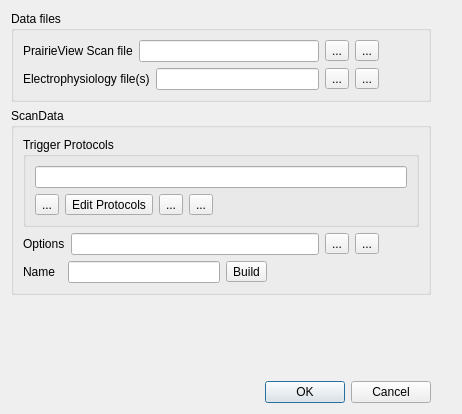
<?xml version="1.0" encoding="UTF-8"?>
<ui version="4.0">
 <class>Dialog</class>
 <widget class="QDialog" name="Dialog">
  <property name="geometry">
   <rect>
    <x>0</x>
    <y>0</y>
    <width>462</width>
    <height>414</height>
   </rect>
  </property>
  <property name="windowTitle">
   <string>Import PrairieView</string>
  </property>
  <layout class="QGridLayout" name="gridLayout_4">
   <item row="0" column="0">
    <widget class="QGroupBox" name="dataFilesGroupBox">
     <property name="title">
      <string>Data files</string>
     </property>
     <layout class="QGridLayout" name="gridLayout_2">
      <item row="0" column="0">
       <layout class="QVBoxLayout" name="verticalLayout_2">
        <item>
         <layout class="QHBoxLayout" name="horizontalLayout">
          <item>
           <widget class="QLabel" name="label">
            <property name="text">
             <string>PrairieView Scan file</string>
            </property>
           </widget>
          </item>
          <item>
           <widget class="QLineEdit" name="pvScanFileNameLineEdit">
            <property name="sizePolicy">
             <sizepolicy hsizetype="Expanding" vsizetype="Fixed">
              <horstretch>1</horstretch>
              <verstretch>0</verstretch>
             </sizepolicy>
            </property>
            <property name="toolTip">
             <string>PV Scan XML file name</string>
            </property>
            <property name="statusTip">
             <string>PV Scan XML file name</string>
            </property>
            <property name="whatsThis">
             <string>&lt;html&gt;&lt;head/&gt;&lt;body&gt;&lt;p&gt;XML file output by PrairieView, which contains PVScan information&lt;/p&gt;&lt;/body&gt;&lt;/html&gt;</string>
            </property>
            <property name="clearButtonEnabled">
             <bool>true</bool>
            </property>
           </widget>
          </item>
          <item>
           <widget class="QToolButton" name="pvScanFileChooserToolButton">
            <property name="toolTip">
             <string>Open PrairieView Scan file</string>
            </property>
            <property name="statusTip">
             <string>Open PrairieView Scan file</string>
            </property>
            <property name="whatsThis">
             <string>Open PrairieView Scan file</string>
            </property>
            <property name="text">
             <string>...</string>
            </property>
            <property name="icon">
             <iconset theme="document-open">
              <normaloff>.</normaloff>.</iconset>
            </property>
           </widget>
          </item>
          <item>
           <widget class="QToolButton" name="pvScanImportFromWorkspaceToolButton">
            <property name="toolTip">
             <string>Import PrairieView Scan object</string>
            </property>
            <property name="statusTip">
             <string>Import PrairieView Scan object</string>
            </property>
            <property name="whatsThis">
             <string>&lt;html&gt;&lt;head/&gt;&lt;body&gt;&lt;p align=&quot;justify&quot;&gt;Import PVScan object from  workspace, or create and import a PVScan  from an appropriate XML DOM document in the workspace,&lt;/p&gt;&lt;/body&gt;&lt;/html&gt;</string>
            </property>
            <property name="text">
             <string>...</string>
            </property>
            <property name="icon">
             <iconset theme="document-import">
              <normaloff>.</normaloff>.</iconset>
            </property>
           </widget>
          </item>
          <item>
           <spacer name="horizontalSpacer">
            <property name="orientation">
             <enum>Qt::Horizontal</enum>
            </property>
            <property name="sizeHint" stdset="0">
             <size>
              <width>40</width>
              <height>20</height>
             </size>
            </property>
           </spacer>
          </item>
         </layout>
        </item>
        <item>
         <layout class="QHBoxLayout" name="horizontalLayout_2">
          <item>
           <widget class="QLabel" name="label_3">
            <property name="toolTip">
             <string>Electrophysiology files</string>
            </property>
            <property name="statusTip">
             <string>Electrophysiology files</string>
            </property>
            <property name="whatsThis">
             <string>One or more electrophysiology files recorded during the PrairieeView files</string>
            </property>
            <property name="text">
             <string>Electrophysiology file(s)</string>
            </property>
            <property name="wordWrap">
             <bool>true</bool>
            </property>
           </widget>
          </item>
          <item>
           <widget class="QLineEdit" name="ephysFileNameLineEdit">
            <property name="sizePolicy">
             <sizepolicy hsizetype="Expanding" vsizetype="Fixed">
              <horstretch>1</horstretch>
              <verstretch>0</verstretch>
             </sizepolicy>
            </property>
            <property name="toolTip">
             <string>Electrophysiology file name(s) separated by OS-specific path separator (':' on Linux and MacOS, ';' on Windows)</string>
            </property>
            <property name="statusTip">
             <string>Electrophysiology file name(s) separated by OS-specific path separator (':' on Linux and MacOS, ';' on Windows)</string>
            </property>
            <property name="whatsThis">
             <string>&lt;html&gt;&lt;head/&gt;&lt;body&gt;&lt;p&gt;Names of electrophysiolopgy file(s). These can be axon binary files, or a pickle file with the electrophysiology data.&lt;/p&gt;&lt;p&gt;These MUST be separated by the OS-specific path separator, for example&lt;/p&gt;&lt;p&gt; &amp;quot;:&amp;quot; on POSIX OSes such as, Linux, MacOS X&lt;/p&gt;&lt;p&gt;&amp;quot;;&amp;quot; on Windows&lt;/p&gt;&lt;/body&gt;&lt;/html&gt;</string>
            </property>
           </widget>
          </item>
          <item>
           <widget class="QToolButton" name="ephysFileChooserToolButton">
            <property name="toolTip">
             <string>Open electrophysiology file(s)</string>
            </property>
            <property name="statusTip">
             <string>Open electrophysiology file(s)</string>
            </property>
            <property name="whatsThis">
             <string>Open electrophysiology file(s)</string>
            </property>
            <property name="text">
             <string>...</string>
            </property>
            <property name="icon">
             <iconset theme="document-open">
              <normaloff>.</normaloff>.</iconset>
            </property>
           </widget>
          </item>
          <item>
           <widget class="QToolButton" name="ephysImportFromWorkspaceToolButon">
            <property name="toolTip">
             <string>Import electrophysiology</string>
            </property>
            <property name="statusTip">
             <string>Import electrophysiology</string>
            </property>
            <property name="whatsThis">
             <string>&lt;html&gt;&lt;head/&gt;&lt;body&gt;&lt;p&gt;Import electrophysiology from an workspace object: a neo.Block or ScanData.&lt;/p&gt;&lt;/body&gt;&lt;/html&gt;</string>
            </property>
            <property name="text">
             <string>...</string>
            </property>
            <property name="icon">
             <iconset theme="document-import">
              <normaloff>.</normaloff>.</iconset>
            </property>
           </widget>
          </item>
          <item>
           <spacer name="horizontalSpacer_2">
            <property name="orientation">
             <enum>Qt::Horizontal</enum>
            </property>
            <property name="sizeHint" stdset="0">
             <size>
              <width>40</width>
              <height>20</height>
             </size>
            </property>
           </spacer>
          </item>
         </layout>
        </item>
       </layout>
      </item>
     </layout>
    </widget>
   </item>
   <item row="1" column="0">
    <widget class="QGroupBox" name="scanDataGroupBox">
     <property name="title">
      <string>ScanData</string>
     </property>
     <layout class="QGridLayout" name="gridLayout_3">
      <item row="0" column="0">
       <widget class="QGroupBox" name="protocolsGroupBox">
        <property name="title">
         <string>Trigger Protocols</string>
        </property>
        <layout class="QGridLayout" name="gridLayout">
         <item row="0" column="0">
          <layout class="QVBoxLayout" name="verticalLayout">
           <item>
            <layout class="QHBoxLayout" name="horizontalLayout_6">
             <item>
              <widget class="QLineEdit" name="triggerProtocolFileNameLineEdit">
               <property name="sizePolicy">
                <sizepolicy hsizetype="Expanding" vsizetype="Fixed">
                 <horstretch>1</horstretch>
                 <verstretch>0</verstretch>
                </sizepolicy>
               </property>
               <property name="toolTip">
                <string>Trigger protocols file name</string>
               </property>
               <property name="statusTip">
                <string>Trigger protocols file name</string>
               </property>
               <property name="whatsThis">
                <string>&lt;html&gt;&lt;head/&gt;&lt;body&gt;&lt;p&gt;Pickle file containing trigger protocols.&lt;/p&gt;&lt;/body&gt;&lt;/html&gt;</string>
               </property>
              </widget>
             </item>
            </layout>
           </item>
           <item>
            <layout class="QHBoxLayout" name="horizontalLayout_3">
             <item>
              <widget class="QToolButton" name="detectTriggersToolButton">
               <property name="toolTip">
                <string>Detect triggers from electrophysiology</string>
               </property>
               <property name="statusTip">
                <string>Detect triggers from electrophysiology</string>
               </property>
               <property name="whatsThis">
                <string>Detect triggers from electrophysiology</string>
               </property>
               <property name="text">
                <string>...</string>
               </property>
               <property name="icon">
                <iconset theme="tools-wizard">
                 <normaloff>.</normaloff>.</iconset>
               </property>
              </widget>
             </item>
             <item>
              <widget class="QToolButton" name="editTriggerProtocolsToolButton">
               <property name="toolTip">
                <string>Edit trigger protocols</string>
               </property>
               <property name="statusTip">
                <string>Edit trigger protocols</string>
               </property>
               <property name="whatsThis">
                <string>Edit trigger protocols</string>
               </property>
               <property name="text">
                <string>Edit Protocols</string>
               </property>
               <property name="icon">
                <iconset theme="document-edit">
                 <normaloff>.</normaloff>.</iconset>
               </property>
              </widget>
             </item>
             <item>
              <widget class="QToolButton" name="triggerProtocolFileChooserToolButton">
               <property name="toolTip">
                <string>Open protocol file</string>
               </property>
               <property name="statusTip">
                <string>Open protocol file</string>
               </property>
               <property name="whatsThis">
                <string>Open protocol file</string>
               </property>
               <property name="text">
                <string>...</string>
               </property>
               <property name="icon">
                <iconset theme="document-open">
                 <normaloff>.</normaloff>.</iconset>
               </property>
              </widget>
             </item>
             <item>
              <widget class="QToolButton" name="protocolsImportToolButton">
               <property name="toolTip">
                <string>Import trigger protocols</string>
               </property>
               <property name="statusTip">
                <string>Import trigger protocols</string>
               </property>
               <property name="whatsThis">
                <string>&lt;html&gt;&lt;head/&gt;&lt;body&gt;&lt;p&gt;Import trigger protocols from a workspace object: a TriggerProtocol, a neo.Block, or ScanData.&lt;/p&gt;&lt;/body&gt;&lt;/html&gt;</string>
               </property>
               <property name="text">
                <string>...</string>
               </property>
               <property name="icon">
                <iconset theme="document-import">
                 <normaloff>.</normaloff>.</iconset>
               </property>
              </widget>
             </item>
             <item>
              <spacer name="horizontalSpacer_3">
               <property name="orientation">
                <enum>Qt::Horizontal</enum>
               </property>
               <property name="sizeHint" stdset="0">
                <size>
                 <width>40</width>
                 <height>20</height>
                </size>
               </property>
              </spacer>
             </item>
            </layout>
           </item>
          </layout>
         </item>
        </layout>
       </widget>
      </item>
      <item row="1" column="0">
       <layout class="QVBoxLayout" name="verticalLayout_3">
        <item>
         <layout class="QHBoxLayout" name="horizontalLayout_4">
          <item>
           <widget class="QLabel" name="label_2">
            <property name="toolTip">
             <string>ScanData analysis options</string>
            </property>
            <property name="text">
             <string>Options</string>
            </property>
           </widget>
          </item>
          <item>
           <widget class="QLineEdit" name="optionsFileNameLineEdit">
            <property name="sizePolicy">
             <sizepolicy hsizetype="Expanding" vsizetype="Fixed">
              <horstretch>1</horstretch>
              <verstretch>0</verstretch>
             </sizepolicy>
            </property>
            <property name="toolTip">
             <string>Options file name</string>
            </property>
            <property name="statusTip">
             <string>Options file name</string>
            </property>
            <property name="whatsThis">
             <string>&lt;html&gt;&lt;head/&gt;&lt;body&gt;&lt;p&gt;Pickle file with EPSCaT options&lt;/p&gt;&lt;/body&gt;&lt;/html&gt;</string>
            </property>
            <property name="clearButtonEnabled">
             <bool>true</bool>
            </property>
           </widget>
          </item>
          <item>
           <widget class="QToolButton" name="optionsFileChooserToolButton">
            <property name="toolTip">
             <string>Open options file</string>
            </property>
            <property name="statusTip">
             <string>Open options file</string>
            </property>
            <property name="whatsThis">
             <string>Open options file</string>
            </property>
            <property name="text">
             <string>...</string>
            </property>
            <property name="icon">
             <iconset theme="document-open">
              <normaloff>.</normaloff>.</iconset>
            </property>
           </widget>
          </item>
          <item>
           <widget class="QToolButton" name="optionsImportToolButton">
            <property name="toolTip">
             <string>Import options</string>
            </property>
            <property name="statusTip">
             <string>Import options</string>
            </property>
            <property name="whatsThis">
             <string>&lt;html&gt;&lt;head/&gt;&lt;body&gt;&lt;p&gt;Import EPSCaT Options from an object in the workspace, which  can be a dict, a DataBag, or another ScanData object.&lt;/p&gt;&lt;p&gt;&lt;br/&gt;&lt;/p&gt;&lt;/body&gt;&lt;/html&gt;</string>
            </property>
            <property name="text">
             <string>...</string>
            </property>
            <property name="icon">
             <iconset theme="document-import">
              <normaloff>.</normaloff>.</iconset>
            </property>
           </widget>
          </item>
          <item>
           <spacer name="horizontalSpacer_4">
            <property name="orientation">
             <enum>Qt::Horizontal</enum>
            </property>
            <property name="sizeHint" stdset="0">
             <size>
              <width>40</width>
              <height>20</height>
             </size>
            </property>
           </spacer>
          </item>
         </layout>
        </item>
        <item>
         <layout class="QHBoxLayout" name="horizontalLayout_5">
          <item>
           <widget class="QLabel" name="label_5">
            <property name="toolTip">
             <string>Name of the resulting ScanData object</string>
            </property>
            <property name="text">
             <string>Name  </string>
            </property>
           </widget>
          </item>
          <item>
           <widget class="QLineEdit" name="dataNameLineEdit"/>
          </item>
          <item>
           <widget class="QToolButton" name="buildScandataToolButton">
            <property name="toolTip">
             <string>Build Scandata</string>
            </property>
            <property name="statusTip">
             <string>Build Scandata</string>
            </property>
            <property name="whatsThis">
             <string>Build Scandata</string>
            </property>
            <property name="text">
             <string>Build</string>
            </property>
            <property name="icon">
             <iconset theme="run-build">
              <normaloff>.</normaloff>.</iconset>
            </property>
           </widget>
          </item>
          <item>
           <spacer name="horizontalSpacer_5">
            <property name="orientation">
             <enum>Qt::Horizontal</enum>
            </property>
            <property name="sizeHint" stdset="0">
             <size>
              <width>40</width>
              <height>20</height>
             </size>
            </property>
           </spacer>
          </item>
         </layout>
        </item>
       </layout>
      </item>
     </layout>
    </widget>
   </item>
   <item row="2" column="1">
    <spacer name="verticalSpacer">
     <property name="orientation">
      <enum>Qt::Vertical</enum>
     </property>
     <property name="sizeHint" stdset="0">
      <size>
       <width>20</width>
       <height>1</height>
      </size>
     </property>
    </spacer>
   </item>
   <item row="3" column="0">
    <widget class="QDialogButtonBox" name="buttonBox">
     <property name="orientation">
      <enum>Qt::Horizontal</enum>
     </property>
     <property name="standardButtons">
      <set>QDialogButtonBox::Cancel|QDialogButtonBox::Ok</set>
     </property>
    </widget>
   </item>
  </layout>
 </widget>
 <tabstops>
  <tabstop>dataNameLineEdit</tabstop>
  <tabstop>buildScandataToolButton</tabstop>
  <tabstop>pvScanFileNameLineEdit</tabstop>
  <tabstop>pvScanFileChooserToolButton</tabstop>
  <tabstop>pvScanImportFromWorkspaceToolButton</tabstop>
  <tabstop>ephysFileNameLineEdit</tabstop>
  <tabstop>ephysFileChooserToolButton</tabstop>
  <tabstop>ephysImportFromWorkspaceToolButon</tabstop>
  <tabstop>triggerProtocolFileNameLineEdit</tabstop>
  <tabstop>detectTriggersToolButton</tabstop>
  <tabstop>editTriggerProtocolsToolButton</tabstop>
  <tabstop>triggerProtocolFileChooserToolButton</tabstop>
  <tabstop>protocolsImportToolButton</tabstop>
  <tabstop>optionsFileNameLineEdit</tabstop>
  <tabstop>optionsFileChooserToolButton</tabstop>
  <tabstop>optionsImportToolButton</tabstop>
 </tabstops>
 <resources/>
 <connections>
  <connection>
   <sender>buttonBox</sender>
   <signal>accepted()</signal>
   <receiver>Dialog</receiver>
   <slot>accept()</slot>
   <hints>
    <hint type="sourcelabel">
     <x>248</x>
     <y>254</y>
    </hint>
    <hint type="destinationlabel">
     <x>157</x>
     <y>274</y>
    </hint>
   </hints>
  </connection>
  <connection>
   <sender>buttonBox</sender>
   <signal>rejected()</signal>
   <receiver>Dialog</receiver>
   <slot>reject()</slot>
   <hints>
    <hint type="sourcelabel">
     <x>316</x>
     <y>260</y>
    </hint>
    <hint type="destinationlabel">
     <x>286</x>
     <y>274</y>
    </hint>
   </hints>
  </connection>
 </connections>
</ui>
